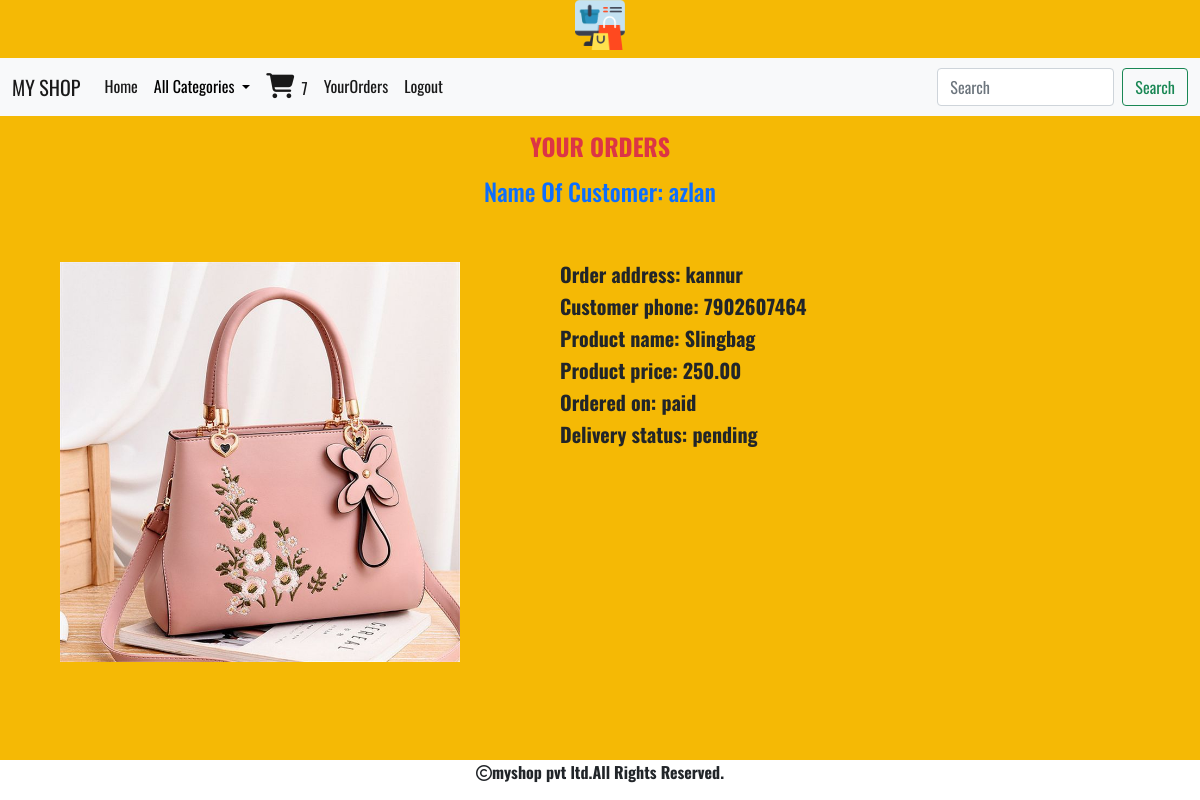
/cart/orderview (signed in), run on the app's committed database.
### cart/models.py (models this page shows, shortened)
class Order(models.Model):
    product = models.ForeignKey(Product, on_delete=models.CASCADE)
    user = models.ForeignKey(User, on_delete=models.CASCADE)
    no_of_items = models.IntegerField()
    address = models.TextField()
    phone = models.CharField(max_length=30)
    order_status = models.CharField(max_length=20,default="pending")
    delivery_status = models.CharField(max_length=20,default="pending")
    date_added = models.DateTimeField(auto_now_add=True)

### shop/models.py (models this page shows, shortened)
class Product(models.Model):
    name = models.CharField(max_length=200)
    desc = models.TextField()
    img = models.ImageField(upload_to="shop/products", blank=True, null=True)
    price=models.DecimalField(max_digits=10,decimal_places=2)
    category=models.ForeignKey(Category,on_delete=models.CASCADE)
    stock=models.IntegerField()
    available=models.BooleanField(default=True)
    created=models.DateTimeField(auto_now_add=True)
    updated=models.DateTimeField(auto_now=True)

### cart/views.py (the view)
# urls.py: path('orderview',views.orderview,name="orderview"),
def orderview(request):
    u=request.user
    o=Order.objects.filter(user=u)
    return render(request,'yourorder.html',{'o':o})

### cart/context_processors.py (called while the page is built)
def poductcount(request):
    item_count=0
    if request.user.is_authenticated:
        u=request.user
        try:
            cart=Cart.objects.filter(user=u)
            for i in cart:
                item_count=item_count+i.quantity
        except:
            item_count=0
    return {'count':item_count}

### shop/context_processors.py (called while the page is built)
def menu_links(request):
    c=Category.objects.all()
    return {'links':c}

### templates/yourorder.html
{% extends 'base.html' %}
{% load static %}
{% block content %}
<center>
<h4 class="mt-3 text-danger" ><b>YOUR ORDERS</b></h4>
</center>
<h4 class="text-primary mt-3"><center>Name Of Customer: {{user}}</center></h4>
{% for i in o %}
<div class="container-fluid">
    <div class="row" style="margin-bottom:50px;">
        <div class="col-sm-5 ms-5 mt-5">
           <img src="{{i.product.img.url}}" height="400px" width="400px">
</div>
        <div class="col-sm-6 mt-5">
            <h5><b>Order address: {{i.address}}</b></h5>
            <h5><b>Customer phone: {{i.phone}}</b></h5>
            <h5><b>Product name: {{i.product.name}}</b></h5>
            <h5><b>Product price: {{i.product.price}}</b></h5>
            <h5><b>Ordered on: {{i.order_status}}</b></h5>
            <h5><b>Delivery status: {{i.delivery_status}}</b></h5>
        </div>
    </div>
    </div>
{% endfor %}
{% endblock %}

### static/css/fullstyle.css (style rules this page uses)
body { background-color:#f5b905; font-family: 'Oswald', sans-serif; }

### data on the page
Order: product.img (picture), address "kannur", phone "7902607464", product.name "Slingbag", product.price "250.00", order_status "paid", delivery_status "pending"

### other printed values
{{ count }} "7"
{{ user }} "azlan"
